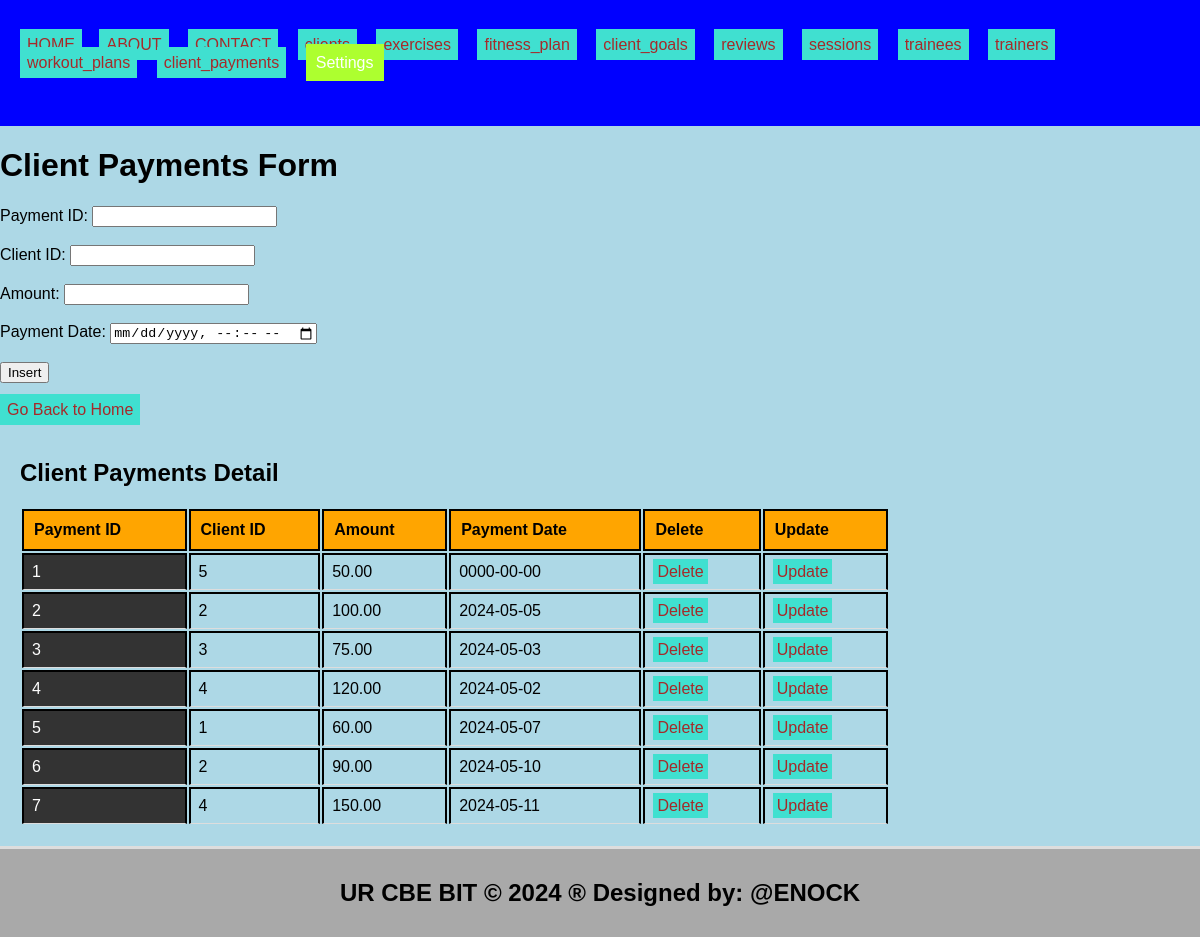
The page /client_payments.php on the database its author committed.
### tables this page shows
CREATE TABLE `client_payments` (
  `payment_id` int(11) NOT NULL,
  `client_id` int(11) DEFAULT NULL,
  `amount` decimal(10,2) DEFAULT NULL,
  `payment_date` date DEFAULT NULL
);

### client_payments.php (the view, shortened to what this page needs)
<!DOCTYPE html>
<html lang="en">
<head>
  <link rel="stylesheet" type="text/css" href="style.css">
</head>
<body style="background-color: lightblue;">
  <header>
    <ul style="list-style-type: none; padding: 0;">
      <li style="display: inline; margin-right: 10px;">
           <ul style="list-style-type: none; padding: 0;">
    </li>
    <li style="display: inline; margin-right: 8px;"><a href="./home.html">HOME</a></li>
    <li style="display: inline; margin-right: 10px;"><a href="./about.html">ABOUT</a></li>
    <li style="display: inline; margin-right: 10px;"><a href="./contact.html">CONTACT</a></li>
    <li style="display: inline; margin-right: 10px;"><a href="./clients.php">clients</a></li>
    <li style="display: inline; margin-right: 10px;"><a href="./exercises.php">exercises</a></li>
    <li style="display: inline; margin-right: 10px;"><a href="./fitness_plan.php">fitness_plan</a></li>
    <li style="display: inline; margin-right: 10px;"><a href="./client_goals.php">client_goals</a></li>
    <li style="display: inline; margin-right: 10px;"><a href="./reviews.php"> reviews</a></li>
    <li style="display: inline; margin-right: 10px;"><a href="./sessions.php">sessions</a></li>
    <li style="display: inline; margin-right: 10px;"><a href="./trainees.php">trainees</a></li>
    <li style="display: inline; margin-right: 10px;"><a href="./trainers.php">trainers</a></li>
    <li style="display: inline; margin-right: 10px;"><a href="./workout_plans.php">workout_plans</a></li>
    <li style="display: inline; margin-right: 10px;"><a href="./client_payments.php">client_payments</a></li>
      <li class="dropdown" style="display: inline; margin-right: 10px;">
      <a href="#" style="padding: 10px; color: white; background-color: greenyellow; text-decoration: none; margin-right: 15px;">Settings</a>
    </li>
    </ul>
  </header>
<body style="background-color: yellowgreen;">
  <h1>Client Payments Form</h1>
  <form method="post" onsubmit="return confirmInsert();">
    <label for="payment_id">Payment ID:</label>
    <input type="number" id="payment_id" name="payment_id" required><br><br>
    <label for="client_id">Client ID:</label>
    <input type="number" id="client_id" name="client_id" required><br><br>
    <label for="amount">Amount:</label>
    <input type="number" id="amount" name="amount" required><br><br>
    <label for="payment_date">Payment Date:</label>
    <input type="datetime-local" id="payment_date" name="payment_date" required><br><br>
    <input type="submit" name="add" value="Insert"><br><br>
    <a href="./home.html">Go Back to Home</a>
  </form>
  <?php
  include('database_connection.php');
  ?>
  <section>
    <h2>Client Payments Detail</h2>
    <table>
      <tr>
        <th>Payment ID</th>
        <th>Client ID</th>
        <th>Amount</th>
        <th>Payment Date</th>
        <th>Delete</th>
        <th>Update</th>
      </tr>
      <?php
      $sql = "SELECT * FROM client_payments";
      $result = $connection->query($sql);
      if ($result->num_rows > 0) {
          while ($row = $result->fetch_assoc()) {
              echo "<tr>
                      <td>{$row['payment_id']}</td>
                      <td>{$row['client_id']}</td>
                      <td>{$row['amount']}</td>
                      <td>{$row['payment_date']}</td>
                      <td><a style='padding:4px' href='delete_client_payments.php?payment_id={$row['payment_id']}'>Delete</a></td>
                      <td><a style='padding:4px' href='update_client_payments.php?payment_id={$row['payment_id']}'>Update</a></td>
                    </tr>";
          }
      } else {
          echo "<tr><td colspan='6'>No data found</td></tr>";
      }
      ?>
    </table>
  </section>
  <footer>
    <h2>UR CBE BIT &copy; 2024 &reg; Designed by: @ENOCK</h2>
  </footer>
</body>
</html>

### style.css (style rules this page uses)
body { font-family: Arial, sans-serif; margin: 0; padding: 0; }
.dropdown { position: relative; display: inline; margin-right: 10px; }
body { font-family: Arial,sans-serif; margin:0; padding:0; }
header { background-color:blue; padding: 20px; }
.dropdown { position: right; display:right; direction:rtl; }
section { padding:28px; border-bottom: 1px solid #ddd; }
footer { text-align: center; padding: 15px; background-color:blue; }

### client_payments.php (style rules this page uses)
a:link { color: #0066cc; text-decoration: none; }
a { padding: 7px; color: white; background-color: turquoise; text-decoration: none; margin-right: 5px; }
a:link { color: brown; }
th, td { border: 2px solid black; padding: 10px; text-align: left; }
th { background-color: orange; }
section { padding: 20px; border-bottom: 3px solid #ddd; }
footer { text-align: center; padding: 10px; background-color: darkgray; }

### rows shown on the page
client_payments: payment_id "1", client "5", amount "50.00", payment_date "0000-00-00"
client_payments: payment_id "2", client "2", amount "100.00", payment_date "2024-05-05"
client_payments: payment_id "3", client "3", amount "75.00", payment_date "2024-05-03"
client_payments: payment_id "4", client "4", amount "120.00", payment_date "2024-05-02"
client_payments: payment_id "5", client "1", amount "60.00", payment_date "2024-05-07"
client_payments: payment_id "6", client "2", amount "90.00", payment_date "2024-05-10"
client_payments: payment_id "7", client "4", amount "150.00", payment_date "2024-05-11"
